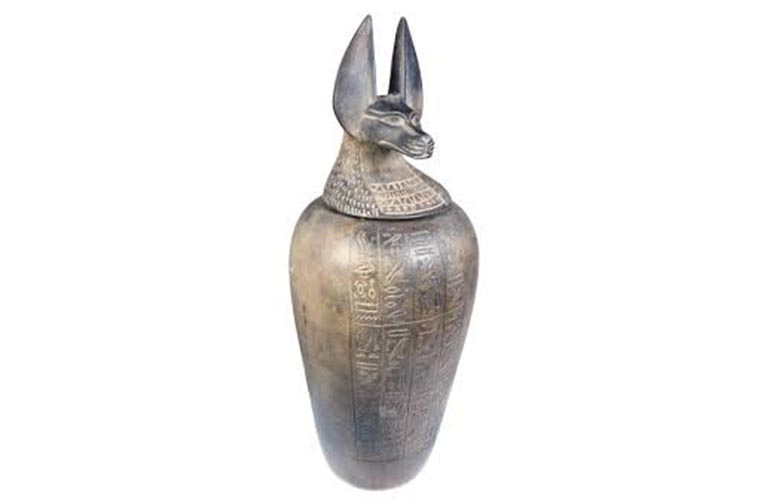
#> input picture Canopic-Jar.jpg, 770 x 500 px, given in place of tracking1.avi, which was not available
$ jupyter execute --allow-errors ch14.ipynb   (text cells are left out)
#> lines starting #> are read from the running program, lines starting #| are printed output that depends on the picture; after the words box and inside, x2 and y2 are one past the last pixel; in counts of white or black regions, pixels touching at a corner belong together; pictures that were not available may be replaced by others from this repository, and a replacement may not be noted
[cell 1]
import cv2
import numpy as np
cap = cv2.VideoCapture('tracking1.avi')
while(cap.isOpened):
# Take each frame
    ret, frame = cap.read()
#> frame is the input picture: shape (500, 770, 3); mean B, G, R 236.6, 237.4, 238.7
    if ret == False:
        break
    # Convert BGR to HSV
    hsv = cv2.cvtColor(frame, cv2.COLOR_BGR2HSV)
#> hsv: shape (500, 770, 3); mean H, S, V 10.4, 4.5, 239
    # define range of blue color in HSV
    lower_blue = np.array([110,50,50])
    upper_blue = np.array([130,255,255])
    # Threshold the HSV image to get only blue colors
    mask = cv2.inRange(hsv, lower_blue, upper_blue)
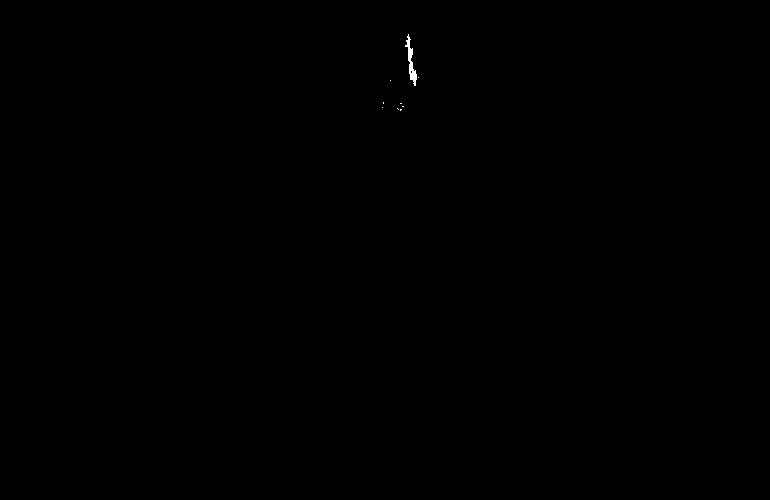
#> mask: shape (500, 770); 0.06% white; 9 white regions (8 under 20 px), largest, box (x1, y1, x2, y2) and area: (405, 34, 417, 86) 212
    # Bitwise-AND mask and original image
    res = cv2.bitwise_and(frame,frame, mask= mask)
    cv2.imshow('frame',frame)
    cv2.imshow('mask',mask)
    cv2.imshow('res',res)
    k = cv2.waitKey(25) & 0xFF
#> (key Esc is pressed here)
    if k == 27:
        break

cap.release()
cv2.destroyAllWindows()

[cell 2]
import cv2
import numpy as np
from matplotlib import pyplot as plt

[cell 3]
img = cv2.imread('sIMG_2180.jpg',0)
ret,thresh1 = cv2.threshold(img,168,255,cv2.THRESH_BINARY)

[cell 4]
titles = ['Original Image','BINARY']
images = [img, thresh1]
#> (the rest of this cell did not finish here and is left out)

[cell 5]
import cv2
import numpy as np
from matplotlib import pyplot as plt

img = cv2.imread('sIMG_2177.jpg',0)
#img = cv2.medianBlur(img,5)
ret,th1 = cv2.threshold(img,127,255,cv2.THRESH_BINARY)
#> (the rest of this cell did not finish here and is left out)

[cell 6]
import cv2
import numpy as np
from matplotlib import pyplot as plt
img = cv2.imread('sIMG_2164.jpg',0)
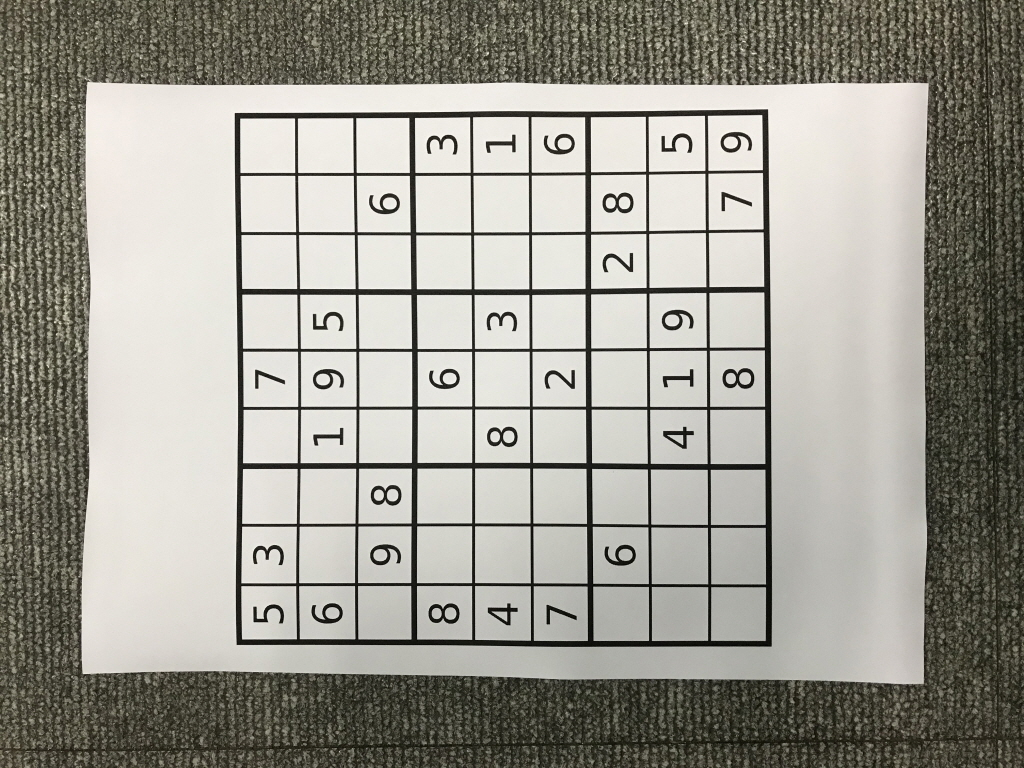
#> input picture sIMG_2164.jpg, 1024 x 768 px
#> img: shape (768, 1024); min 3, max 252, mean 154.7

#global thresholding
ret1,th1 = cv2.threshold(img,127,255,cv2.THRESH_BINARY)
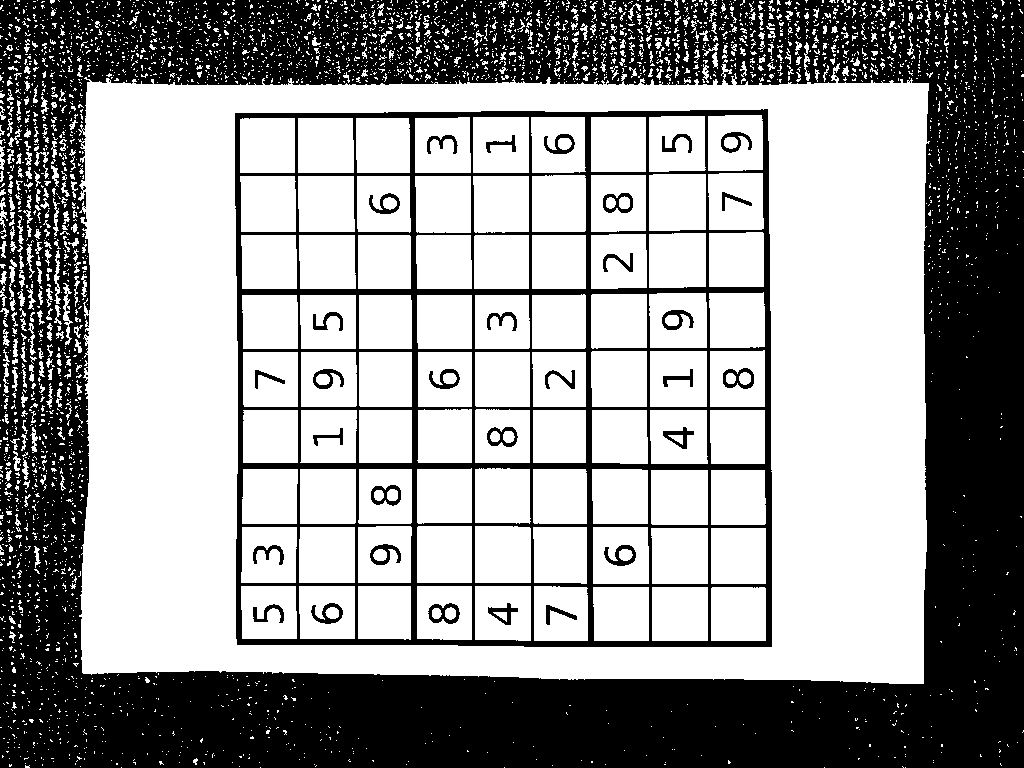
#> th1: shape (768, 1024); 60.5% white; 71 black regions (39 under 20 px), largest, box (x1, y1, x2, y2) and area: (0, 0, 1024, 768) 262060, (235, 109, 772, 647) 41345, (428, 603, 460, 624) 314

#Otsu's thresholding
ret2,th2 = cv2.threshold(img,0,255,cv2.THRESH_BINARY+cv2.THRESH_OTSU)
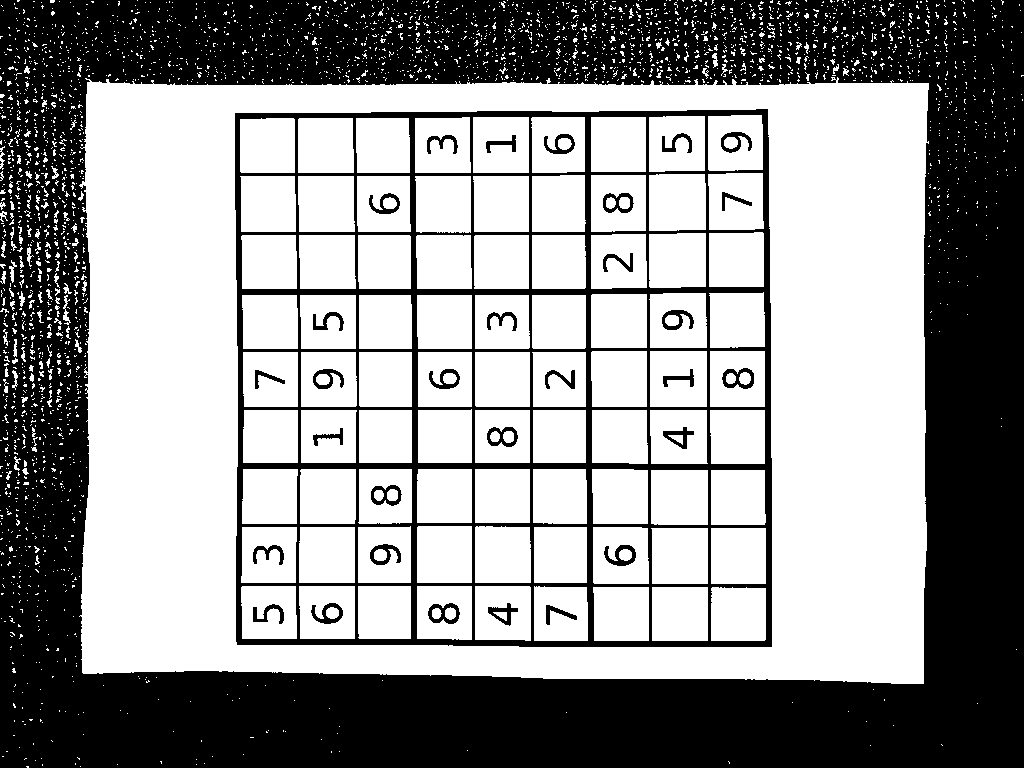
#> th2: shape (768, 1024); 58.5% white; 40 black regions (8 under 20 px), largest, box (x1, y1, x2, y2) and area: (0, 0, 1024, 768) 275990, (235, 109, 772, 647) 42540, (428, 603, 460, 624) 325
#> ret2 = 142

#Otsu's thresholding after Gaussian filtering
blur = cv2.GaussianBlur(img,(5,5),0)
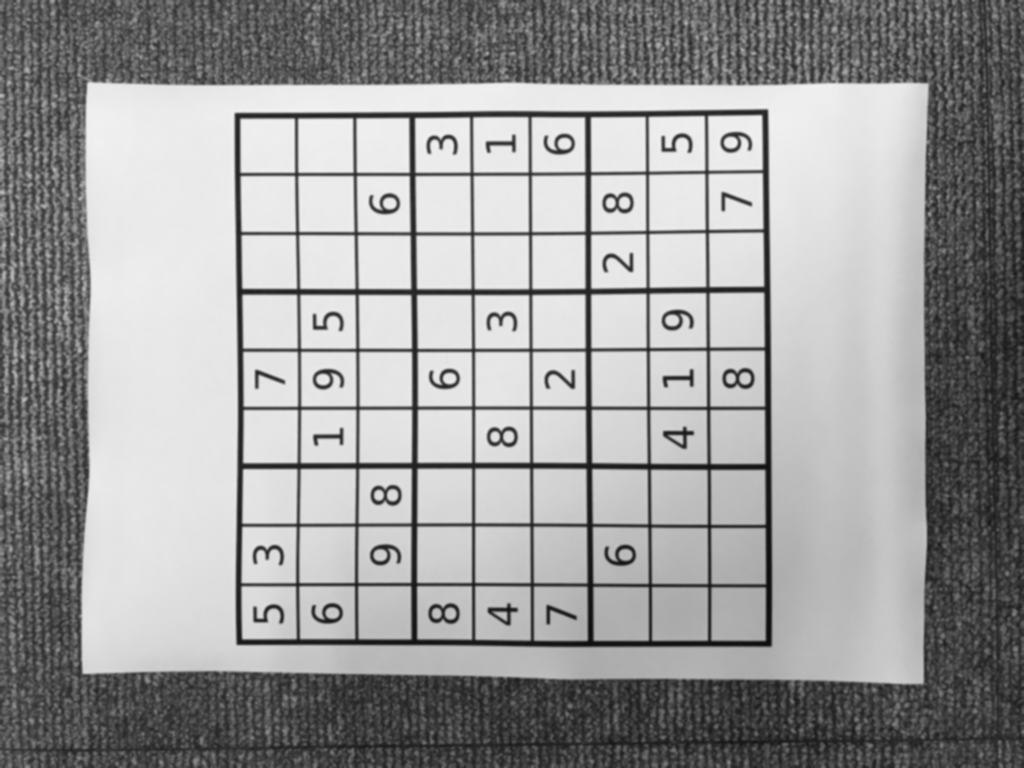
#> blur: shape (768, 1024); min 13, max 242, mean 154.7
ret3,th3 = cv2.threshold(blur,0,255,cv2.THRESH_BINARY+cv2.THRESH_OTSU)
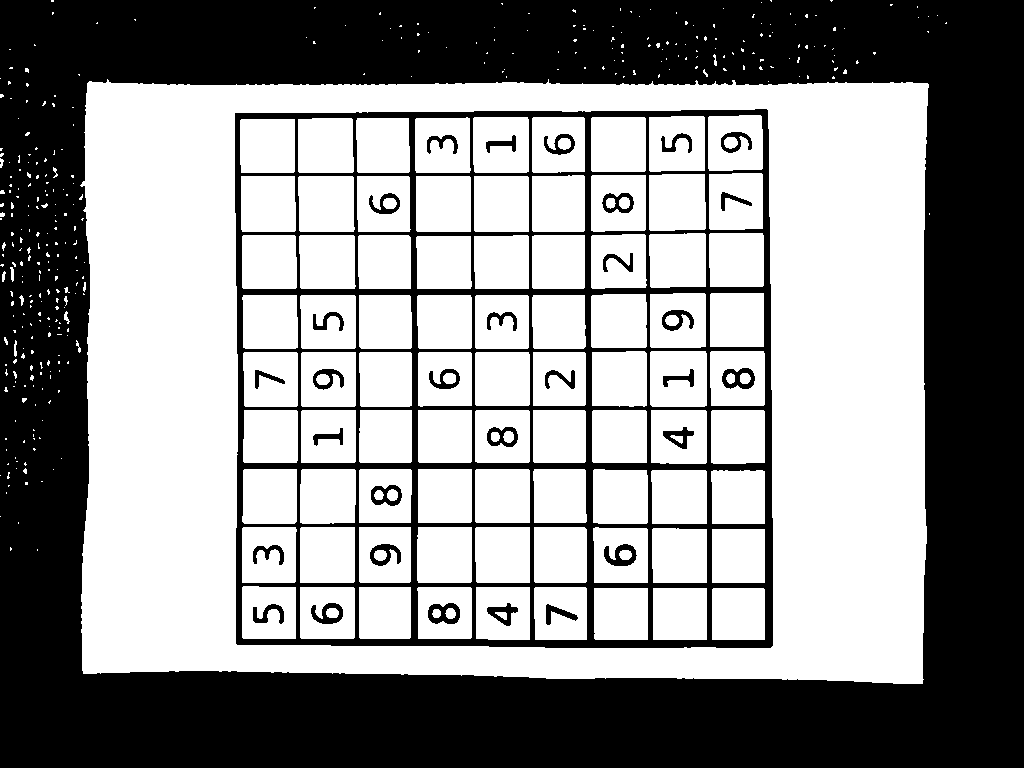
#> th3: shape (768, 1024); 56.4% white; 33 black regions (1 under 20 px), largest, box (x1, y1, x2, y2) and area: (0, 0, 1024, 768) 287186, (235, 109, 773, 648) 47541, (428, 603, 460, 624) 403
#> ret3 = 146

# plot all the images and their histograms
images = [img, 0, th1, img, 0, th2, blur, 0, th3]
titles = ['Original Noisy Image','Histogram','Global Thresholding (v=127)',
'Original Noisy Image','Histogram',"Otsu's Thresholding",
'Gaussian filtered Image','Histogram',"Otsu's Thresholding"]
for i in range(3):
    plt.subplot(3,3,i*3+1),plt.imshow(images[i*3],'gray')
    plt.title(titles[i*3]), plt.xticks([]), plt.yticks([])
    plt.subplot(3,3,i*3+2),plt.hist(images[i*3].ravel(),256)
    plt.title(titles[i*3+1]), plt.xticks([]), plt.yticks([])
    plt.subplot(3,3,i*3+3),plt.imshow(images[i*3+2],'gray')
    plt.title(titles[i*3+2]), plt.xticks([]), plt.yticks([])
plt.show()
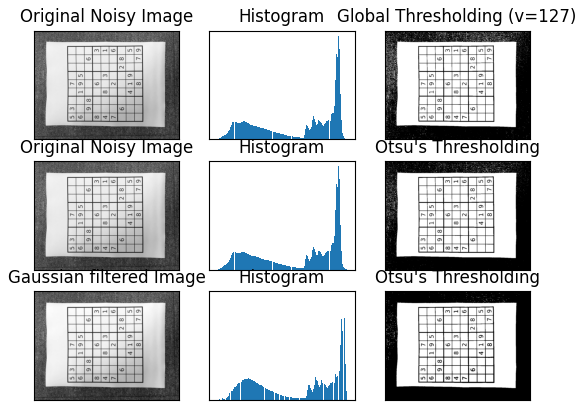
#> figure drawn by matplotlib, 9 panels

[cell 7]
import cv2
import numpy as np
from matplotlib import pyplot as plt

img = cv2.imread('sIMG_2164.jpg',0)
blur = cv2.GaussianBlur(img,(5,5),0)
# find normalized_histogram, and its cumulative distribution function
hist = cv2.calcHist([blur],[0],None,[256],[0,256])
#> hist = 256 values, max 25892 at index 234, min 0 at index 0, mean 3072
hist_norm = hist.ravel()/hist.max()
#> hist_norm = 256 values, max 1 at index 234, min 0 at index 0, mean 0.119
Q = hist_norm.cumsum()
#> Q = 256 values from 0 to 30.37
bins = np.arange(256)
fn_min = np.inf
thresh = -1
for i in range(1,256):
    p1,p2 = np.hsplit(hist_norm,[i]) # probabilities
    q1,q2 = Q[i],Q[255]-Q[i] # cum sum of classes
    b1,b2 = np.hsplit(bins,[i]) # weights
    # finding means and variances
    m1,m2 = np.sum(p1*b1)/q1, np.sum(p2*b2)/q2
    v1,v2 = np.sum(((b1-m1)**2)*p1)/q1,np.sum(((b2-m2)**2)*p2)/q2
    # calculates the minimization function
    fn = v1*q1 + v2*q2
    if fn < fn_min:
        fn_min = fn
    thresh = i
#> this loop made 255 passes
#> (p1, q1, q2, m1, m2, v1, v2, fn) on passes 13 to 15: ([0, 0, 0, 0, 0, 0, 0, 0, 0, 0, 0, 0, 0], 3.86e-05, 30.37, 0, 154.7, 0, 5059.2, 153666), ([0, 0, 0, 0, 0, 0, 0, 0, 0, 0, 0, 0, 0, 3.86e-05], 0.00305, 30.37, 0.165, 154.7, 2.09, 5059.7, 153665.2), ([0, 0, 0, 0, 0, 0, 0, 0, 0, 0, 0, 0, 0, 3.86e-05, 0.00301], 0.0083, 30.37, 5.14, 154.8, 28.77, 5058.6, 153605.8)
#> (q1, q2, m1, m2, v1, v2, fn, fn_min) on passes 16 to 21: (0.0138, 30.36, 8.78, 154.8, 20.65, 5056.1, 153503.3, 153503.3), (0.0193, 30.35, 10.89, 154.8, 13.62, 5053.5, 153396.9, 153396.9), (0.025, 30.35, 12.1, 154.8, 10.79, 5051.1, 153293.5, 153293.5), (0.032, 30.34, 12.67, 154.9, 11.22, 5048.7, 153186.5, 153186.5), (0.0394, 30.33, 13.67, 154.9, 10.29, 5045.7, 153057.5, 153057.5), (0.046, 30.33, 14.91, 154.9, 8.62, 5042.4, 152923.3, 152923.3)

# find otsu's threshold value with OpenCV function
ret, otsu = cv2.threshold(blur,0,255,cv2.THRESH_BINARY+cv2.THRESH_OTSU)
print (thresh,ret)
#| 255 146.0
